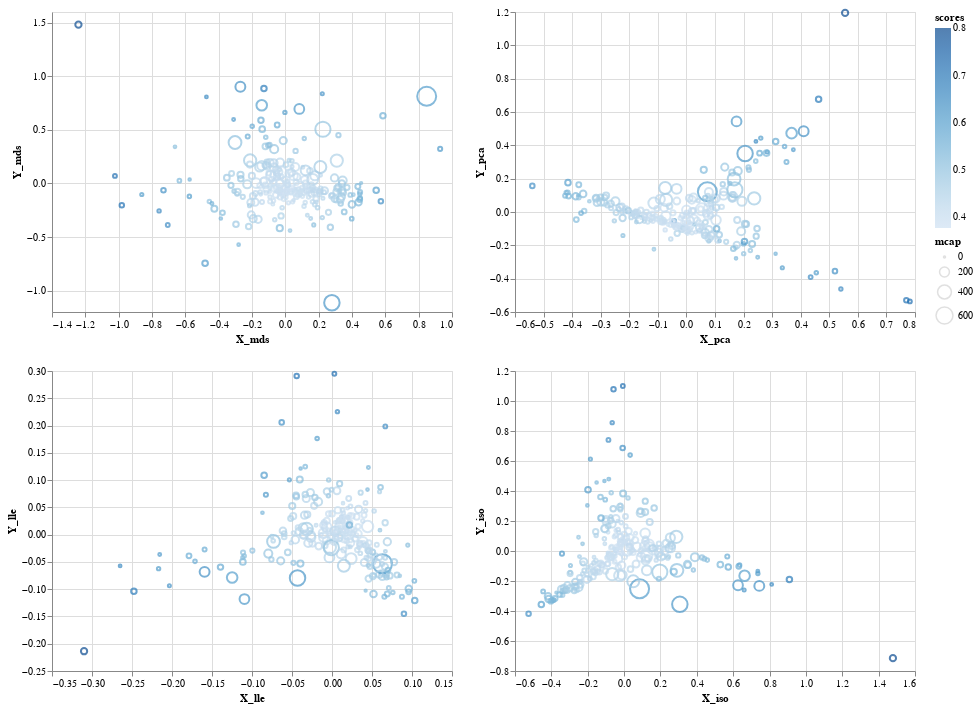

Source (notebook cell):
### Code cell
interval = alt.selection_interval(encodings=['x', 'y'])

chart = alt.Chart(df_altair_scored).mark_point().encode(
    color=alt.condition(interval, 'scores', alt.value('lightgray')),
    tooltip=['ticker'],
    size='mcap',
).properties(selection=interval)

(chart.encode(x='X_mds', y='Y_mds') | chart.encode(x='X_pca', y='Y_pca')) &\
(chart.encode(x='X_lle', y='Y_lle') | chart.encode(x='X_iso', y='Y_iso'))

### Figure 1 — Vega-Lite specification as saved in the notebook (floating-point values rounded to 4 significant figures; data arrays with more than 128 entries replaced by an {"elided": "..."} marker saying what was removed)
{"$schema": "https://vega.github.io/schema/vega-lite/v3.4.0.json", "config": {"mark": {"tooltip": null}, "view": {"height": 300, "width": 400}}, "data": {"name": "data-a1c73b1ae32c9be61765987877cfdfb2"}, "datasets": {"data-a1c73b1ae32c9be61765987877cfdfb2": {"elided": "246 records"}}, "vconcat": [{"hconcat": [{"encoding": {"color": {"condition": {"field": "scores", "selection": "selector004", "type": "quantitative"}, "value": "lightgray"}, "size": {"field": "mcap", "type": "quantitative"}, "tooltip": [{"field": "ticker", "type": "nominal"}], "x": {"field": "X_mds", "type": "quantitative"}, "y": {"field": "Y_mds", "type": "quantitative"}}, "mark": "point", "selection": {"selector004": {"encodings": ["x", "y"], "type": "interval"}}}, {"encoding": {"color": {"condition": {"field": "scores", "selection": "selector004", "type": "quantitative"}, "value": "lightgray"}, "size": {"field": "mcap", "type": "quantitative"}, "tooltip": [{"field": "ticker", "type": "nominal"}], "x": {"field": "X_pca", "type": "quantitative"}, "y": {"field": "Y_pca", "type": "quantitative"}}, "mark": "point", "selection": {"selector004": {"encodings": ["x", "y"], "type": "interval"}}}]}, {"hconcat": [{"encoding": {"color": {"condition": {"field": "scores", "selection": "selector004", "type": "quantitative"}, "value": "lightgray"}, "size": {"field": "mcap", "type": "quantitative"}, "tooltip": [{"field": "ticker", "type": "nominal"}], "x": {"field": "X_lle", "type": "quantitative"}, "y": {"field": "Y_lle", "type": "quantitative"}}, "mark": "point", "selection": {"selector004": {"encodings": ["x", "y"], "type": "interval"}}}, {"encoding": {"color": {"condition": {"field": "scores", "selection": "selector004", "type": "quantitative"}, "value": "lightgray"}, "size": {"field": "mcap", "type": "quantitative"}, "tooltip": [{"field": "ticker", "type": "nominal"}], "x": {"field": "X_iso", "type": "quantitative"}, "y": {"field": "Y_iso", "type": "quantitative"}}, "mark": "point", "selection": {"selector004": {"encodings": ["x", "y"], "type": "interval"}}}]}]}
